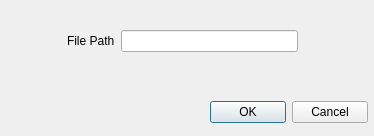
<?xml version="1.0" encoding="UTF-8"?>
<ui version="4.0">
 <class>Dialog</class>
 <widget class="QDialog" name="Dialog">
  <property name="geometry">
   <rect>
    <x>0</x>
    <y>0</y>
    <width>374</width>
    <height>136</height>
   </rect>
  </property>
  <property name="windowTitle">
   <string>Dialog</string>
  </property>
  <widget class="QWidget" name="">
   <property name="geometry">
    <rect>
     <x>67</x>
     <y>30</y>
     <width>231</width>
     <height>22</height>
    </rect>
   </property>
   <layout class="QHBoxLayout" name="horizontalLayout">
    <item>
     <widget class="QLabel" name="label">
      <property name="text">
       <string>File Path</string>
      </property>
     </widget>
    </item>
    <item>
     <widget class="QLineEdit" name="lineEdit"/>
    </item>
   </layout>
  </widget>
  <widget class="QWidget" name="">
   <property name="geometry">
    <rect>
     <x>210</x>
     <y>100</y>
     <width>158</width>
     <height>25</height>
    </rect>
   </property>
   <layout class="QHBoxLayout" name="horizontalLayout_2">
    <item>
     <widget class="QDialogButtonBox" name="buttonBox">
      <property name="standardButtons">
       <set>QDialogButtonBox::Cancel|QDialogButtonBox::Ok</set>
      </property>
     </widget>
    </item>
   </layout>
  </widget>
 </widget>
 <resources/>
 <connections/>
</ui>
